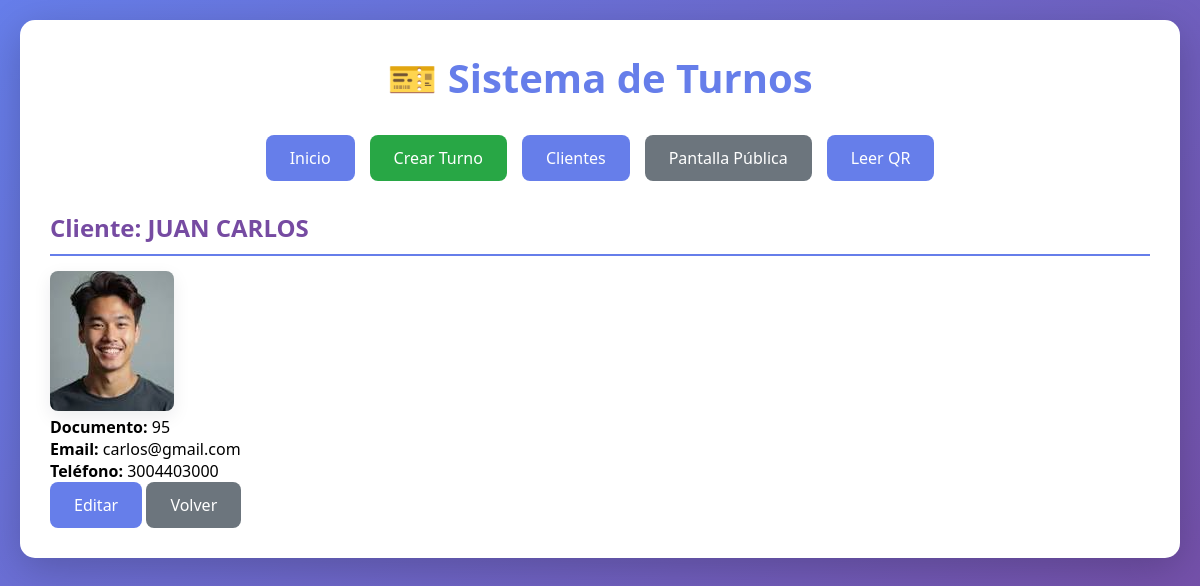
Screenshot of /clientes/4/ with the database file from the repository.
### App_QR/models.py (models this page shows, shortened)
class Cliente(models.Model):
    nombre = models.CharField(max_length=200)
    documento = models.CharField(max_length=50, blank=True, null=True)
    email = models.EmailField(blank=True, null=True)
    telefono = models.CharField(max_length=30, blank=True, null=True)
    foto = models.ImageField(upload_to='clientes/fotos/', blank=True, null=True)
    class Meta:
        verbose_name = 'Cliente'
        verbose_name_plural = 'Clientes'

### App_QR/views.py (the view)
# urls.py: path('clientes/<int:pk>/', views.cliente_detail, name='cliente_detail'),
def cliente_detail(request, pk):
    cliente = get_object_or_404(Cliente, pk=pk)
    return render(request, 'App_QR/cliente_detail.html', {'cliente': cliente})

### App_QR/templates/App_QR/cliente_detail.html (shortened to what this page needs)
{% extends 'App_QR/base.html' %}
{% load static %}
{% block content %}
<h2>Cliente: {{ cliente.nombre }}</h2>
<div style="max-width:700px;">
    {% if cliente.foto %}
    <p><img src="{{ cliente.foto.url }}" alt="Foto {{ cliente.nombre }}" style="max-width:220px;border-radius:8px;box-shadow:0 6px 18px rgba(12,22,45,0.08);"/></p>
    {% endif %}
    <p><strong>Documento:</strong> {{ cliente.documento }}</p>
    <p><strong>Email:</strong> {{ cliente.email }}</p>
    <p><strong>Teléfono:</strong> {{ cliente.telefono }}</p>
    <p>
        <a href="{% url 'cliente_update' cliente.pk %}" class="btn">Editar</a>
        <a href="{% url 'cliente_list' %}" class="btn btn-secondary">Volver</a>
    </p>
</div>
{% endblock %}

### App_QR/static/App_QR/css/base.css (style rules this page uses)
* { margin: 0; padding: 0; box-sizing: border-box; }
body { font-family: 'Segoe UI', Tahoma, Geneva, Verdana, sans-serif; background: linear-gradient(135deg, #667eea 0%, #764ba2 100%); min-height: 100vh; padding: 20px; }
h2 { color: #764ba2; margin: 25px 0 15px 0; border-bottom: 2px solid #667eea; padding-bottom: 10px; }
.btn { display: inline-block; padding: 12px 24px; background: #667eea; color: white; text-decoration: none; border-radius: 8px; border: none; cursor: pointer; font-size: 16px; transition: all 0.3s; }
.btn-secondary { background: #6c757d; }

### rows the page displays
Cliente: nombre "JUAN CARLOS", foto (picture), documento "95", email "carlos@gmail.com", telefono "3004403000"
